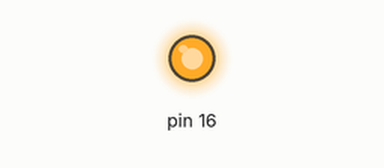
This sketch was run on a simulated Arduino Uno, built with avr-gcc and run on an emulated ATmega328P. On the bench: output pins drawn as LEDs (lit = HIGH).

Above: at 0.5 s.
At 5.0 s:
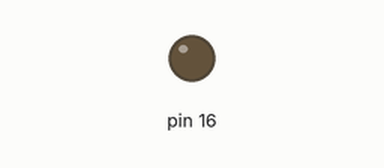
Timing chart, 0 to 6.9 s (numbered marks = the images above):
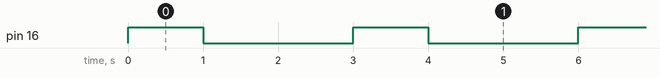

The sketch:

mosfetwrite.ino
```cpp
void setup() {
  // put your setup code here, to run once:
pinMode(16, OUTPUT);
}

void loop() {
  // put your main code here, to run repeatedly:
  digitalWrite(16, HIGH);
  delay(1000);
  digitalWrite(16, LOW);
  delay(2000);
}
```

Measured:
- by itself, pin 16: alternates HIGH for 1.0 s and LOW for 2.0 s
